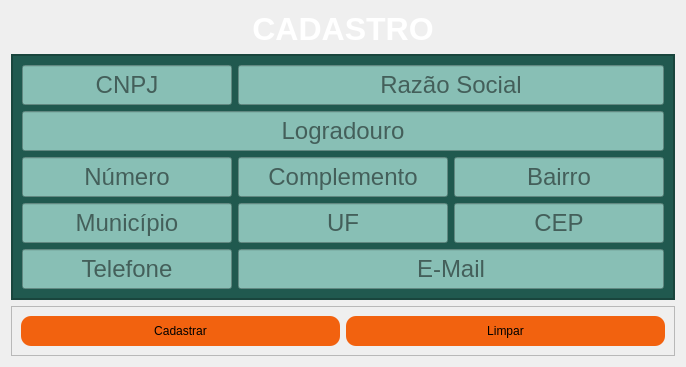
                   <widget class="QWidget" name="tab_1">
                    <attribute name="title">
                     <string>Cadastrar</string>
                    </attribute>
                    <layout class="QVBoxLayout" name="verticalLayout_8">
                     <item>
                      <widget class="QLabel" name="label_2">
                       <property name="maximumSize">
                        <size>
                         <width>16777215</width>
                         <height>50</height>
                        </size>
                       </property>
                       <property name="styleSheet">
                        <string notr="true">color: rgb(255, 255, 255);
</string>
                       </property>
                       <property name="lineWidth">
                        <number>5</number>
                       </property>
                       <property name="text">
                        <string>&lt;html&gt;&lt;head/&gt;&lt;body&gt;&lt;p align=&quot;center&quot;&gt;&lt;span style=&quot; font-size:24pt; font-weight:600;&quot;&gt;CADASTRO&lt;/span&gt;&lt;/p&gt;&lt;/body&gt;&lt;/html&gt;</string>
                       </property>
                       <property name="alignment">
                        <set>Qt::AlignCenter</set>
                       </property>
                       <property name="margin">
                        <number>5</number>
                       </property>
                       <property name="indent">
                        <number>0</number>
                       </property>
                      </widget>
                     </item>
                     <item>
                      <widget class="QFrame" name="frame_2_content">
                       <property name="sizePolicy">
                        <sizepolicy hsizetype="Preferred" vsizetype="Preferred">
                         <horstretch>0</horstretch>
                         <verstretch>0</verstretch>
                        </sizepolicy>
                       </property>
                       <property name="styleSheet">
                        <string notr="true">background-color: rgb(32,89,79);</string>
                       </property>
                       <property name="frameShape">
                        <enum>QFrame::StyledPanel</enum>
                       </property>
                       <property name="frameShadow">
                        <enum>QFrame::Raised</enum>
                       </property>
                       <layout class="QVBoxLayout" name="verticalLayout_2">
                        <property name="spacing">
                         <number>5</number>
                        </property>
                        <property name="leftMargin">
                         <number>0</number>
                        </property>
                        <property name="topMargin">
                         <number>0</number>
                        </property>
                        <property name="rightMargin">
                         <number>0</number>
                        </property>
                        <property name="bottomMargin">
                         <number>0</number>
                        </property>
                        <item>
                         <widget class="QFrame" name="frame">
                          <property name="sizePolicy">
                           <sizepolicy hsizetype="Preferred" vsizetype="Preferred">
                            <horstretch>0</horstretch>
                            <verstretch>0</verstretch>
                           </sizepolicy>
                          </property>
                          <property name="sizeIncrement">
                           <size>
                            <width>0</width>
                            <height>0</height>
                           </size>
                          </property>
                          <property name="frameShape">
                           <enum>QFrame::StyledPanel</enum>
                          </property>
                          <property name="frameShadow">
                           <enum>QFrame::Raised</enum>
                          </property>
                          <layout class="QGridLayout" name="gridLayout">
                           <item row="0" column="0">
                            <widget class="QLineEdit" name="lineEdit_cnpj">
                             <property name="sizePolicy">
                              <sizepolicy hsizetype="Expanding" vsizetype="Fixed">
                               <horstretch>0</horstretch>
                               <verstretch>0</verstretch>
                              </sizepolicy>
                             </property>
                             <property name="minimumSize">
                              <size>
                               <width>0</width>
                               <height>40</height>
                              </size>
                             </property>
                             <property name="font">
                              <font>
                               <pointsize>18</pointsize>
                              </font>
                             </property>
                             <property name="styleSheet">
                              <string notr="true">background-color: rgb(136,191,181);</string>
                             </property>
                             <property name="alignment">
                              <set>Qt::AlignCenter</set>
                             </property>
                             <property name="placeholderText">
                              <string>CNPJ</string>
                             </property>
                            </widget>
                           </item>
                           <item row="0" column="1" colspan="2">
                            <widget class="QLineEdit" name="lineEdit_razao_social">
                             <property name="minimumSize">
                              <size>
                               <width>0</width>
                               <height>40</height>
                              </size>
                             </property>
                             <property name="font">
                              <font>
                               <pointsize>18</pointsize>
                              </font>
                             </property>
                             <property name="styleSheet">
                              <string notr="true">background-color: rgb(136,191,181);</string>
                             </property>
                             <property name="alignment">
                              <set>Qt::AlignCenter</set>
                             </property>
                             <property name="placeholderText">
                              <string>Razão Social</string>
                             </property>
                            </widget>
                           </item>
                           <item row="1" column="0" colspan="3">
                            <widget class="QLineEdit" name="lineEdit_logradouro">
                             <property name="sizePolicy">
                              <sizepolicy hsizetype="Expanding" vsizetype="Fixed">
                               <horstretch>0</horstretch>
                               <verstretch>0</verstretch>
                              </sizepolicy>
                             </property>
                             <property name="minimumSize">
                              <size>
                               <width>0</width>
                               <height>40</height>
                              </size>
                             </property>
                             <property name="font">
                              <font>
                               <pointsize>18</pointsize>
                              </font>
                             </property>
                             <property name="styleSheet">
                              <string notr="true">background-color: rgb(136,191,181);</string>
                             </property>
                             <property name="alignment">
                              <set>Qt::AlignCenter</set>
                             </property>
                             <property name="placeholderText">
                              <string>Logradouro</string>
                             </property>
                            </widget>
                           </item>
                           <item row="2" column="0">
                            <widget class="QLineEdit" name="lineEdit_numero">
                             <property name="minimumSize">
                              <size>
                               <width>0</width>
                               <height>40</height>
                              </size>
                             </property>
                             <property name="font">
                              <font>
                               <pointsize>18</pointsize>
                              </font>
                             </property>
                             <property name="styleSheet">
                              <string notr="true">background-color: rgb(136,191,181);</string>
                             </property>
                             <property name="alignment">
                              <set>Qt::AlignCenter</set>
                             </property>
                             <property name="placeholderText">
                              <string>Número</string>
                             </property>
                            </widget>
                           </item>
                           <item row="2" column="1">
                            <widget class="QLineEdit" name="lineEdit_complemento">
                             <property name="minimumSize">
                              <size>
                               <width>0</width>
                               <height>40</height>
                              </size>
                             </property>
                             <property name="font">
                              <font>
                               <pointsize>18</pointsize>
                              </font>
                             </property>
                             <property name="styleSheet">
                              <string notr="true">background-color: rgb(136,191,181);</string>
                             </property>
                             <property name="alignment">
                              <set>Qt::AlignCenter</set>
                             </property>
                             <property name="placeholderText">
                              <string>Complemento</string>
                             </property>
                            </widget>
                           </item>
                           <item row="2" column="2">
                            <widget class="QLineEdit" name="lineEdit_bairro">
                             <property name="minimumSize">
                              <size>
                               <width>0</width>
                               <height>40</height>
                              </size>
                             </property>
                             <property name="font">
                              <font>
                               <pointsize>18</pointsize>
                              </font>
                             </property>
                             <property name="styleSheet">
                              <string notr="true">background-color: rgb(136,191,181);</string>
                             </property>
                             <property name="alignment">
                              <set>Qt::AlignCenter</set>
                             </property>
                             <property name="placeholderText">
                              <string>Bairro</string>
                             </property>
                            </widget>
                           </item>
                           <item row="3" column="0">
                            <widget class="QLineEdit" name="lineEdit_municipio">
                             <property name="minimumSize">
                              <size>
                               <width>0</width>
                               <height>40</height>
                              </size>
                             </property>
                             <property name="font">
                              <font>
                               <pointsize>18</pointsize>
                              </font>
                             </property>
                             <property name="styleSheet">
                              <string notr="true">background-color: rgb(136,191,181);</string>
                             </property>
                             <property name="alignment">
                              <set>Qt::AlignCenter</set>
                             </property>
                             <property name="placeholderText">
                              <string>Município</string>
                             </property>
                            </widget>
                           </item>
                           <item row="3" column="1">
                            <widget class="QLineEdit" name="lineEdit_uf">
                             <property name="minimumSize">
                              <size>
                               <width>0</width>
                               <height>40</height>
                              </size>
                             </property>
                             <property name="font">
                              <font>
                               <pointsize>18</pointsize>
                              </font>
                             </property>
                             <property name="styleSheet">
                              <string notr="true">background-color: rgb(136,191,181);</string>
                             </property>
                             <property name="alignment">
                              <set>Qt::AlignCenter</set>
                             </property>
                             <property name="placeholderText">
                              <string>UF</string>
                             </property>
                            </widget>
                           </item>
                           <item row="3" column="2">
                            <widget class="QLineEdit" name="lineEdit_cep">
                             <property name="minimumSize">
                              <size>
                               <width>0</width>
                               <height>40</height>
                              </size>
                             </property>
                             <property name="font">
                              <font>
                               <pointsize>18</pointsize>
                              </font>
                             </property>
                             <property name="styleSheet">
                              <string notr="true">background-color: rgb(136,191,181);</string>
                             </property>
                             <property name="alignment">
                              <set>Qt::AlignCenter</set>
                             </property>
                             <property name="placeholderText">
                              <string>CEP</string>
                             </property>
                            </widget>
                           </item>
                           <item row="4" column="0">
                            <widget class="QLineEdit" name="lineEdit_telefone">
                             <property name="minimumSize">
                              <size>
                               <width>0</width>
                               <height>40</height>
                              </size>
                             </property>
                             <property name="font">
                              <font>
                               <pointsize>18</pointsize>
                              </font>
                             </property>
                             <property name="styleSheet">
                              <string notr="true">background-color: rgb(136,191,181);</string>
                             </property>
                             <property name="inputMask">
                              <string/>
                             </property>
                             <property name="alignment">
                              <set>Qt::AlignCenter</set>
                             </property>
                             <property name="placeholderText">
                              <string>Telefone</string>
                             </property>
                            </widget>
                           </item>
                           <item row="4" column="1" colspan="2">
                            <widget class="QLineEdit" name="lineEdit_email">
                             <property name="minimumSize">
                              <size>
                               <width>0</width>
                               <height>40</height>
                              </size>
                             </property>
                             <property name="font">
                              <font>
                               <pointsize>18</pointsize>
                              </font>
                             </property>
                             <property name="styleSheet">
                              <string notr="true">background-color: rgb(136,191,181);</string>
                             </property>
                             <property name="alignment">
                              <set>Qt::AlignCenter</set>
                             </property>
                             <property name="placeholderText">
                              <string>E-Mail</string>
                             </property>
                            </widget>
                           </item>
                          </layout>
                         </widget>
                        </item>
                       </layout>
                      </widget>
                     </item>
                     <item>
                      <widget class="QFrame" name="frame_4">
                       <property name="styleSheet">
                        <string notr="true">QPushButton{
	background-color: rgb(242, 98, 15);
	border-radius: 10px;
}

QPushButton:hover{
	background-color: rgb(242, 84, 27);
	border-radius: 10px;
}</string>
                       </property>
                       <property name="frameShape">
                        <enum>QFrame::StyledPanel</enum>
                       </property>
                       <property name="frameShadow">
                        <enum>QFrame::Raised</enum>
                       </property>
                       <layout class="QHBoxLayout" name="horizontalLayout_5">
                        <item>
                         <widget class="QPushButton" name="pushButton_cadastrar">
                          <property name="minimumSize">
                           <size>
                            <width>0</width>
                            <height>30</height>
                           </size>
                          </property>
                          <property name="text">
                           <string>Cadastrar</string>
                          </property>
                         </widget>
                        </item>
                        <item>
                         <widget class="QPushButton" name="pushButton_limpar">
                          <property name="minimumSize">
                           <size>
                            <width>0</width>
                            <height>30</height>
                           </size>
                          </property>
                          <property name="text">
                           <string>Limpar</string>
                          </property>
                         </widget>
                        </item>
                       </layout>
                      </widget>
                     </item>
                    </layout>
                   </widget>
